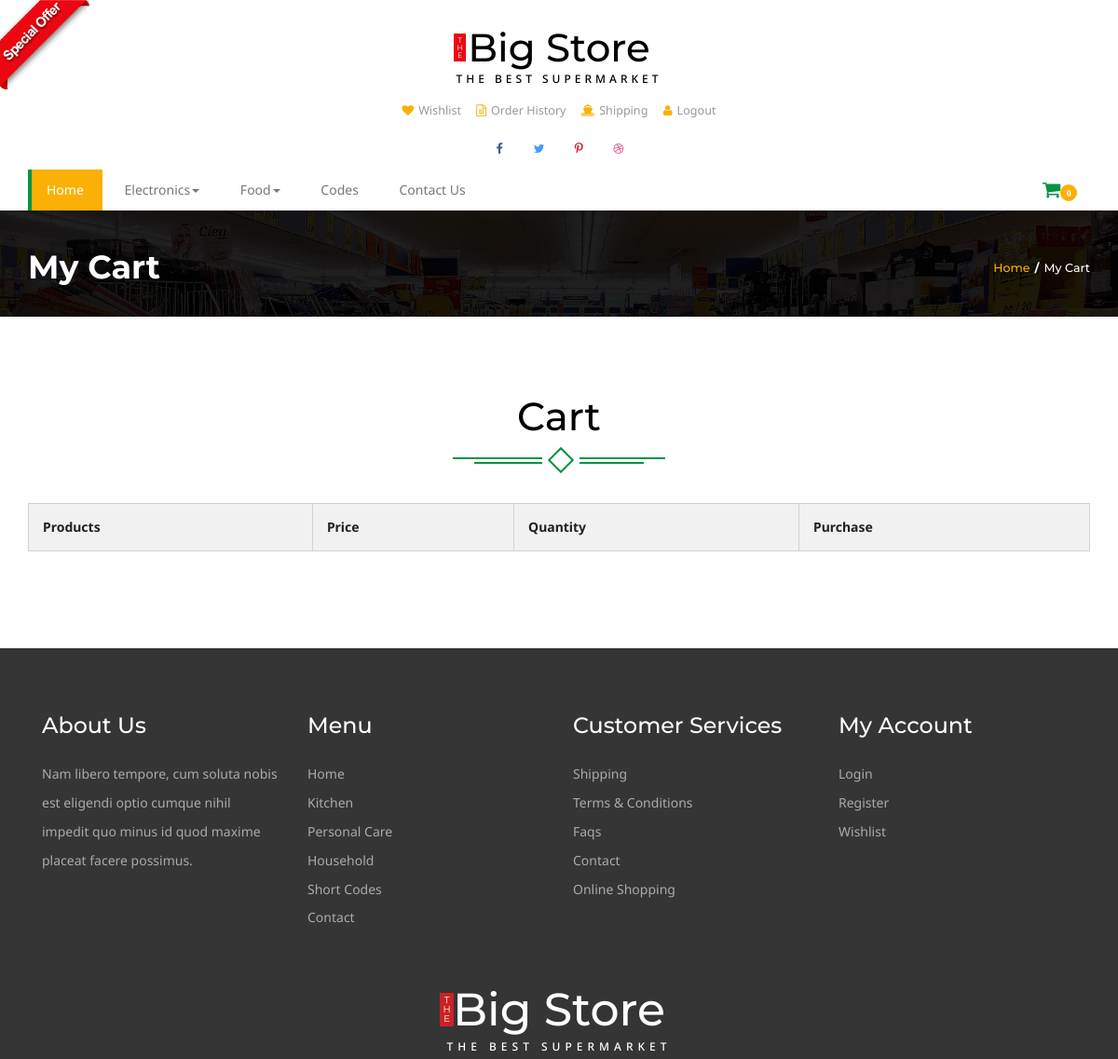
Page /my_cart/ (signed in, upper part) on the earlier database version.
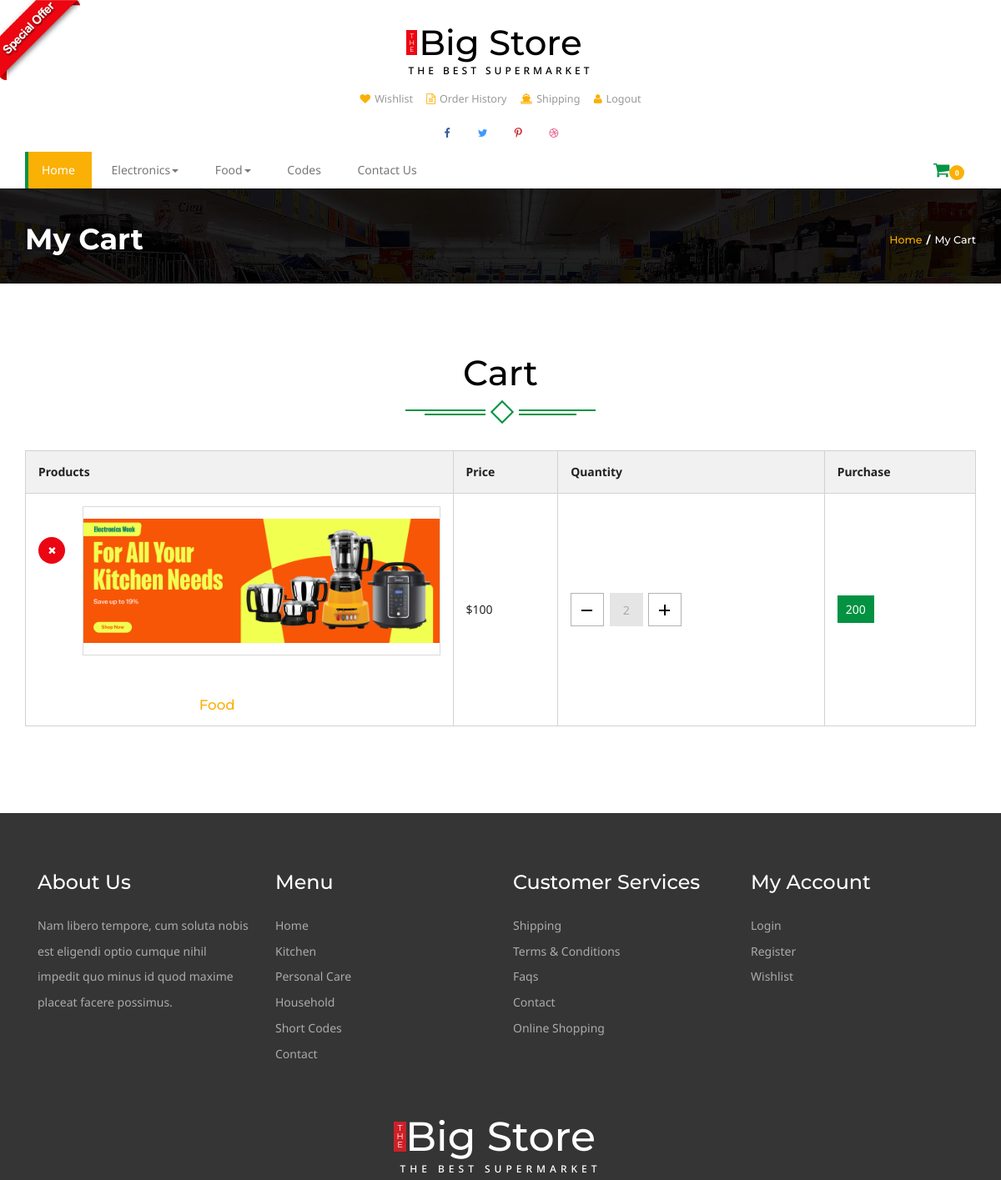
Same page on the later database version.
### home/models.py (models this page shows, shortened)
class Category(models.Model):
	name = models.CharField(max_length = 300)
	slug = models.TextField(unique = True)
	status = models.CharField(max_length = 50,blank = True,choices = (('active','Active'),('','Default')))

class Cart(models.Model):
	username = models.CharField(max_length = 400)
	slug = models.CharField(max_length= 500)
	items = models.ForeignKey(Product,on_delete = models.CASCADE)
	quantity = models.IntegerField(default = 1)
	checkout = models.BooleanField(default = False)
	total = models.IntegerField(default = 1)

class Product(models.Model):
	name = models.CharField(max_length = 500)
	image = models.ImageField(upload_to = 'media')
	price = models.IntegerField()
	discounted_price = models.IntegerField(default = 0)
	category = models.ForeignKey(Category,on_delete = models.CASCADE)
	subcategory = models.ForeignKey(SubCategory,on_delete = models.CASCADE)
	description = models.TextField(blank = True)
	status = models.CharField(max_length = 50,choices = (('active','Active'),('','Default')))
	labels = models.CharField(max_length = 500,choices = LABELS,blank = True)
	slug = models.TextField(unique = True)

### home/views.py (the view)
# urls.py: path('my_cart/',CartView.as_view(),name = 'my_cart'),
class CartView(BaseView):
	def get(self,request):
		username = request.user.username
		self.views['cart_product'] = Cart.objects.filter(username = username,checkout = False)
		return render(request,'wishlist.html',self.views)

### template/wishlist.html (shortened to what this page needs)
{% extends 'base.html' %}
{% load static %}
{% block content %}
<div class="banner-top">
	<div class="container">
		<h3 >My Cart</h3>
		<h4><a href="index.html">Home</a><label>/</label>My Cart</h4>
		<div class="clearfix"> </div>
	</div>
</div>
		<div class="check-out">
		<div class="container">
	 <div class="spec ">
				<h3>Cart</h3>
					<div class="ser-t">
						<span><i></i></span>
					</div>
			</div>
 <table class="table ">
		  <tr>
			<th class="t-head head-it ">Products</th>
			<th class="t-head">Price</th>
		<th class="t-head">Quantity</th>
			<th class="t-head">Purchase</th>
		  </tr>
		  {% for cart in cart_product %}
		  <tr class="cross2">
		  <td class="t-data ring-in"><a href="single.html" class="at-in"><img src="{{cart.items.image.url}}" class="img-responsive" alt=""></a>
			<div class="sed">
				<h5>{{cart.items.name}}</h5>
			</div>
				<a href = "/delete_cart/{{cart.slug}}"><div class="close3"> <i class="fa fa-times" aria-hidden="true"></i></div></a>
			</td>
			{% if cart.items.discounted_price > 0 %}
			<td class="t-data">${{cart.items.discounted_price}}</td>
			{% else %}
			<td class="t-data">${{cart.items.price}}</td>
			{% endif %}
			<td class="t-data"><div class="quantity">
								<div class="quantity-select">
									<a href = "/reduce_cart/{{cart.slug}}"><div class="entry value-minus">&nbsp;</div></a>
										<div class="entry value"><span class="span-1">{{cart.quantity}}</span></div>
									<a href = "/cart/{{cart.slug}}"><div class="entry value-plus active">&nbsp;</div></a>
								</div>
							</div>
			</td>
			<td class="t-data"><a class=" add-1" href="single.html">{{cart.total}}</a></td>
		  </tr>
		  {% endfor %}
	</table>
		 </div>
		 </div>
{% endblock %}

### template/base.html (shortened to what this page needs)
<!DOCTYPE html>
{% load static %}
<html>
<head>
<link href="{% static 'css/bootstrap.css' %}" rel='stylesheet' type='text/css' />
<link href="{% static 'css/style.css' %}" rel='stylesheet' type='text/css' />
<link href="{% static 'css/font-awesome.css' %}" rel="stylesheet">
	<link rel="stylesheet" href="{% static 'css/jstarbox.css' %}" type="text/css" media="screen" charset="utf-8" />
</head>
<body>
<a href="offer.html"><img src="images/download.png" class="img-head" alt=""></a>
<div class="header">
		<div class="container">
			<div class="logo">
				<h1 ><a href="/"><b>T<br>H<br>E</b>Big Store<span>The Best Supermarket</span></a></h1>
			</div>
			<div class="head-t">
				<ul class="card">
					{% if user.is_authenticated %}
					<li><a href="wishlist.html" ><i class="fa fa-heart" aria-hidden="true"></i>Wishlist</a></li>
					<li><a href="about.html" ><i class="fa fa-file-text-o" aria-hidden="true"></i>Order History</a></li>
					<li><a href="shipping.html" ><i class="fa fa-ship" aria-hidden="true"></i>Shipping</a></li>
					<li><a href="/logout/" ><i class="fa fa-user" aria-hidden="true"></i>Logout</a></li>
					{% else %}
					<li><a href="/login/" ><i class="fa fa-user" aria-hidden="true"></i>Login</a></li>
					<li><a href="/register/" ><i class="fa fa-arrow-right" aria-hidden="true"></i>Register</a></li>
					{% endif %}
				</ul>
			</div>
			<div class="header-ri">
				<ul class="social-top">
					<li><a href="#" class="icon facebook"><i class="fa fa-facebook" aria-hidden="true"></i></a></li>
					<li><a href="#" class="icon twitter"><i class="fa fa-twitter" aria-hidden="true"></i></a></li>
					<li><a href="#" class="icon pinterest"><i class="fa fa-pinterest-p" aria-hidden="true"></i></a></li>
					<li><a href="#" class="icon dribbble"><i class="fa fa-dribbble" aria-hidden="true"></i></a></li>
				</ul>
			</div>
				<div class="nav-top">
					<nav class="navbar navbar-default">
					<div class="collapse navbar-collapse" id="bs-megadropdown-tabs">
						<ul class="nav navbar-nav ">
							<li class=" active"><a href="/" class="hyper "><span>Home</span></a></li>
							{% for cat in categories %}
							<li class="dropdown ">
								<a href="#" class="dropdown-toggle  hyper" data-toggle="dropdown" ><span>{{cat.name}}<b class="caret"></b></span></a>
							</li>
							{% endfor %}
							<li><a href="codes.html" class="hyper"> <span>Codes</span></a></li>
							<li><a href="contact.html" class="hyper"><span>Contact Us</span></a></li>
						</ul>
					</div>
					</nav>
					 <div class="cart" >
						<span class="fa fa-shopping-cart my-cart-icon"><span class="badge badge-notify my-cart-badge"></span></span>
					</div>
					<div class="clearfix"></div>
				</div>
				</div>
</div>
{% block content %}
{% endblock %}
<div class="footer">
	<div class="container">
		<div class="col-md-3 footer-grid">
			<h3>About Us</h3>
			<p>Nam libero tempore, cum soluta nobis est eligendi
				optio cumque nihil impedit quo minus id quod maxime
				placeat facere possimus.</p>
		</div>
		<div class="col-md-3 footer-grid ">
			<h3>Menu</h3>
			<ul>
				<li><a href="index.html">Home</a></li>
				<li><a href="kitchen.html">Kitchen</a></li>
				<li><a href="care.html">Personal Care</a></li>
				<li><a href="hold.html">Household</a></li>
				<li><a href="codes.html">Short Codes</a></li>
				<li><a href="contact.html">Contact</a></li>
			</ul>
		</div>
		<div class="col-md-3 footer-grid ">
			<h3>Customer Services</h3>
			<ul>
				<li><a href="shipping.html">Shipping</a></li>
				<li><a href="terms.html">Terms & Conditions</a></li>
				<li><a href="faqs.html">Faqs</a></li>
				<li><a href="contact.html">Contact</a></li>
				<li><a href="offer.html">Online Shopping</a></li>
			</ul>
		</div>
		<div class="col-md-3 footer-grid">
			<h3>My Account</h3>
			<ul>
				<li><a href="login.html">Login</a></li>
				<li><a href="register.html">Register</a></li>
				<li><a href="wishlist.html">Wishlist</a></li>
			</ul>
		</div>
		<div class="clearfix"></div>
			<div class="footer-bottom">
				<h2 ><a href="index.html"><b>T<br>H<br>E</b>Big Store<span>The Best Supermarket</span></a></h2>
			</div>
	</div>
</div>
</body>
</html>

Differences in the rows shown:
added Cart: items.image (picture), items.name "Food", items.price "100", quantity "2", total "200"
